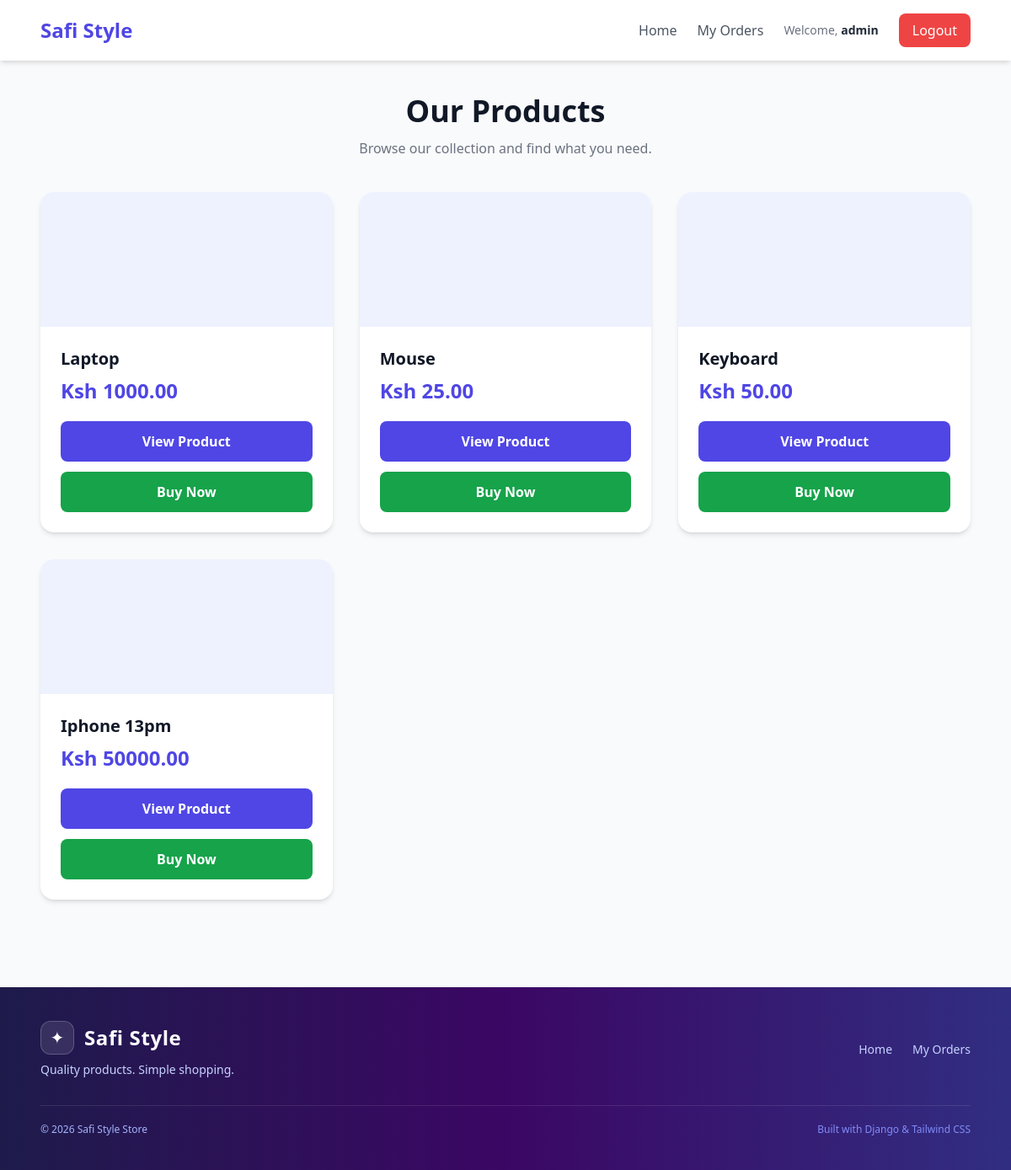
The app's page / (signed in) with its own data.
### myapp/models.py (models this page shows, shortened)
class Product(models.Model):
    category = models.ForeignKey(
        Category,
        on_delete=models.CASCADE
    )
    name = models.CharField(max_length=200)
    price = models.DecimalField(
        max_digits=10,
        decimal_places=2
    )

### myapp/views.py (the view)
def product_list(request):
    products = Product.objects.all()
    return render(
        request,
        "product_list.html",
        {"products": products}
    )

### myapp/templates/product_list.html (shortened to what this page needs)
{% extends 'base.html' %}
{% block content %}
<div class="text-center mb-10">
    <h1 class="text-4xl font-bold text-gray-900 mb-3">
        Our Products
    </h1>
    <p class="text-gray-500">
        Browse our collection and find what you need.
    </p>
</div>
<div class="grid grid-cols-1 sm:grid-cols-2 lg:grid-cols-3 gap-8">
{% for product in products %}
<div class="bg-white rounded-2xl shadow-md hover:shadow-xl transition duration-300 overflow-hidden">
    <div class="bg-indigo-50 h-40 flex items-center justify-center">
    </div>
    <div class="p-6">
        <h2 class="text-xl font-bold text-gray-900 mb-2">
            {{ product.name }}
        </h2>
        <p class="text-2xl font-bold text-indigo-600 mb-5">
            Ksh {{ product.price }}
        </p>
        <a href="/product/{{ product.id }}/"
           class="block text-center bg-indigo-600 text-white py-3 rounded-lg font-semibold hover:bg-indigo-700 transition">
            View Product
        </a>
        {% if user.is_authenticated %}
<a href="{% url 'create_order' product.id %}"
   class="block mt-3 text-center bg-green-600 text-white py-3 rounded-lg font-semibold hover:bg-green-700 transition">
    Buy Now
</a>
{% endif %}
    </div>
</div>
{% empty %}
<div class="col-span-full text-center py-16">
    <p class="text-gray-500 text-lg">
        No products available at the moment.
    </p>
</div>
{% endfor %}
</div>
{% endblock %}

### myapp/templates/base.html (shortened to what this page needs)
<!DOCTYPE html>
<html lang="en">
<head>
<script src="https://cdn.tailwindcss.com"></script>
</head>
<body class="bg-gray-50 text-gray-800 min-h-screen">
<nav class="bg-white shadow-md">
    <div class="max-w-6xl mx-auto px-6 py-4 flex items-center justify-between">
        <a href="/" class="text-2xl font-bold text-indigo-600">
            Safi Style
        </a>
        <div class="flex items-center gap-6">
            <a href="/"
               class="text-gray-600 hover:text-indigo-600 font-medium transition">
                Home
            </a>
            {% if user.is_authenticated %}
                <a href="/orders/"
                   class="text-gray-600 hover:text-indigo-600 font-medium transition">
                    My Orders
                </a>
                <span class="text-sm text-gray-500">
                    Welcome, <strong class="text-gray-800">{{ user.username }}</strong>
                </span>
                <a href="{% url 'logout' %}"
                   class="bg-red-500 text-white px-4 py-2 rounded-lg hover:bg-red-600 transition">
                    Logout
                </a>
            {% endif %}
        </div>
    </div>
</nav>
<main class="max-w-6xl mx-auto px-6 py-10">
    {% block content %}
    {% endblock %}
</main>
<footer class="bg-gradient-to-r from-indigo-950 via-purple-950 to-indigo-900 text-white mt-16">
    <div class="max-w-6xl mx-auto px-6 py-10">
    <div class="flex flex-col md:flex-row items-center justify-between gap-6">
        <div class="text-center md:text-left">
            <div class="flex items-center justify-center md:justify-start gap-3 mb-2">
                <div class="w-10 h-10 rounded-xl bg-white/10 border border-white/20 flex items-center justify-center text-xl">
                    ✦
                </div>
                <h3 class="text-2xl font-bold tracking-wide">
                    Safi Style
                </h3>
            </div>
            <p class="text-indigo-200 text-sm">
                Quality products. Simple shopping.
            </p>
        </div>
        <div class="flex items-center gap-6 text-sm">
            <a href="/" class="text-indigo-200 hover:text-white transition">
                Home
            </a>
            {% if user.is_authenticated %}
                <a href="/orders/" class="text-indigo-200 hover:text-white transition">
                    My Orders
                </a>
            {% endif %}
        </div>
    </div>
    <div class="border-t border-white/10 mt-8 pt-5 flex flex-col sm:flex-row items-center justify-between gap-2">
        <p class="text-xs text-indigo-300">
            &copy; 2026 Safi Style Store
        </p>
        <p class="text-xs text-indigo-400">
            Built with Django & Tailwind CSS
        </p>
    </div>
</div>
</footer>
</body>
</html>

### records on screen
Product: name "Laptop", price "1000.00"
Product: name "Mouse", price "25.00"
Product: name "Keyboard", price "50.00"
Product: name "Iphone 13pm", price "50000.00"

### other values on screen
{{ user.username }} "admin"
